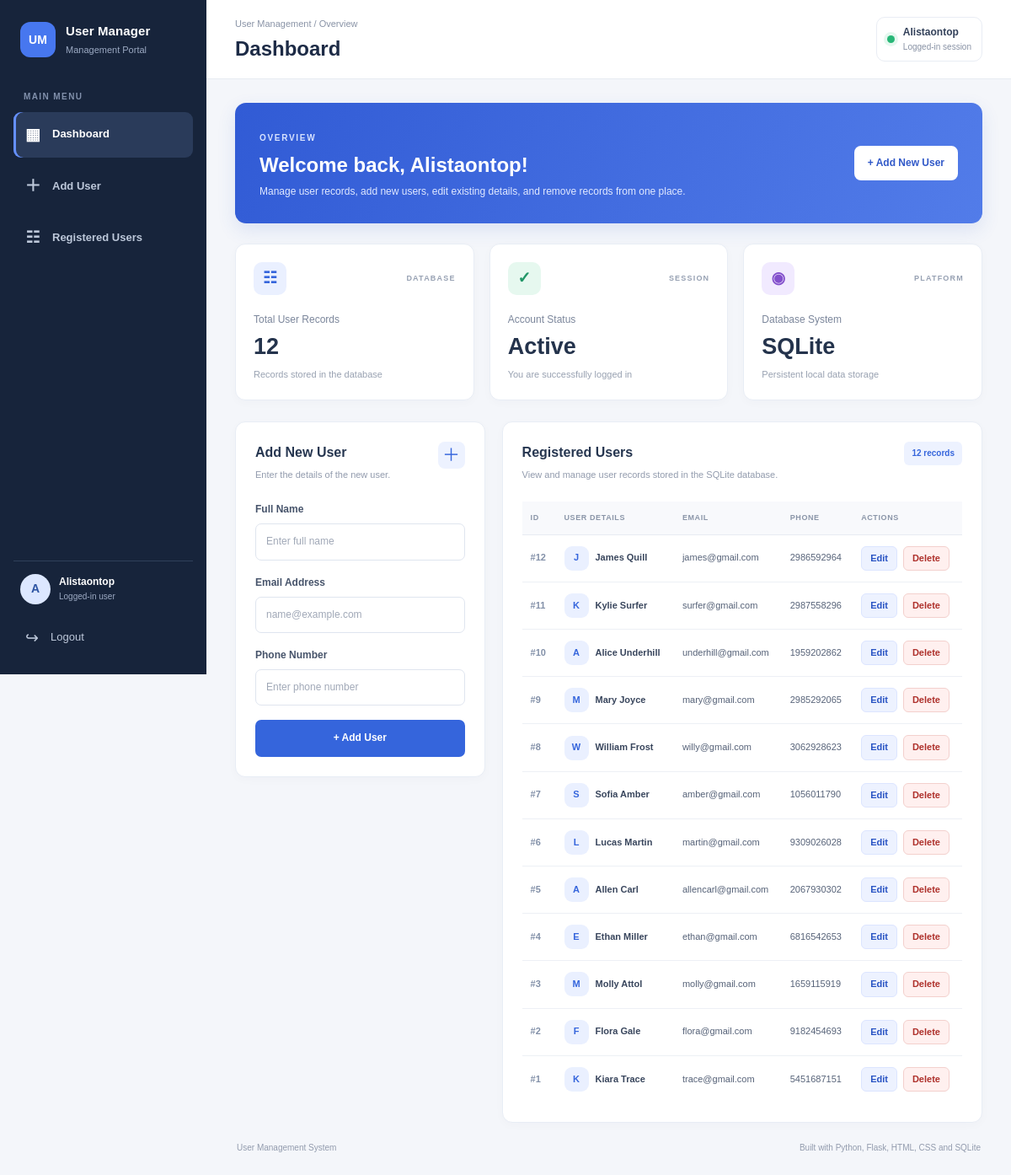
The app's page /dashboard (signed in), older data.
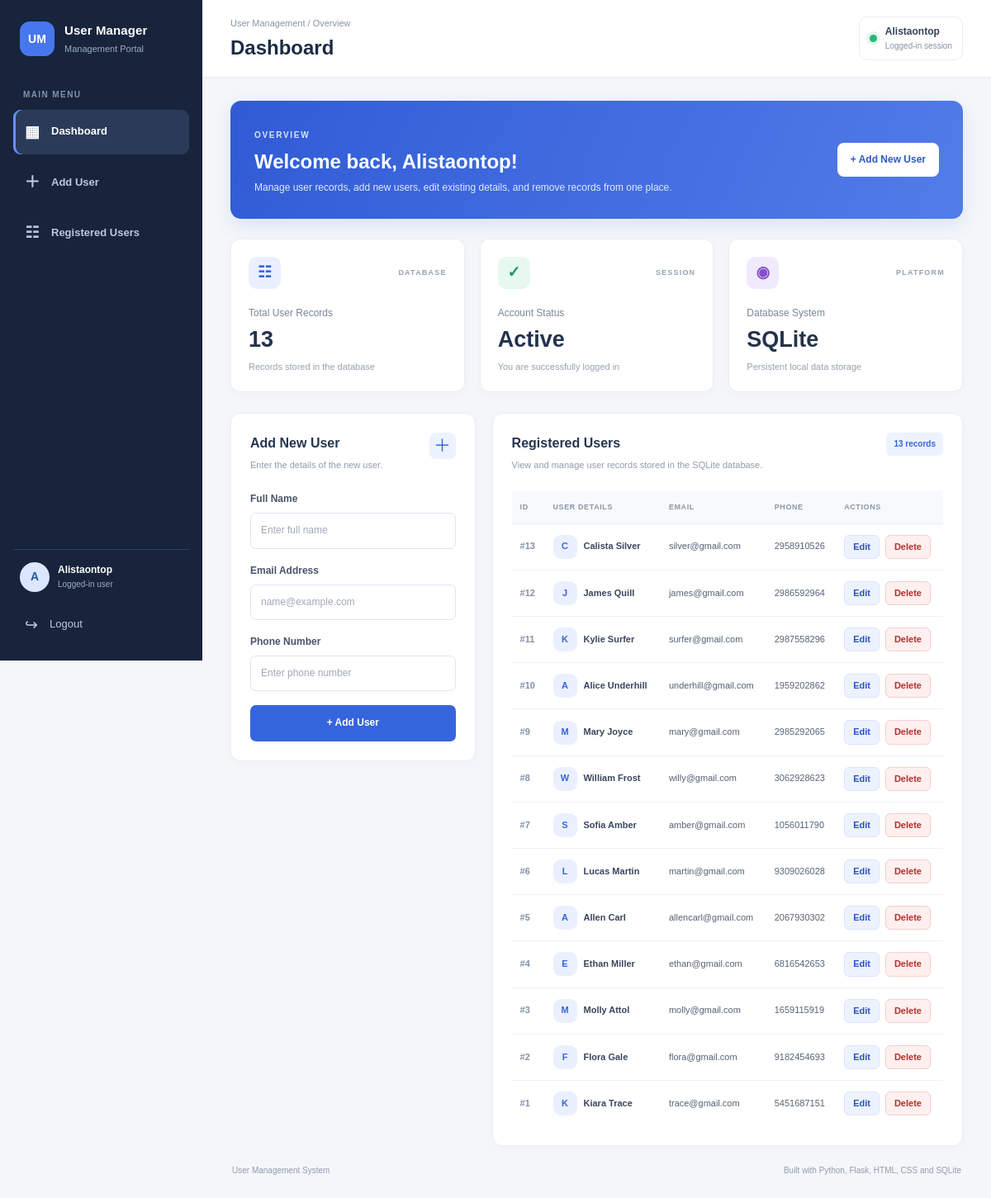
The same page, newer data.
### tables this page shows
CREATE TABLE users (
            id INTEGER PRIMARY KEY AUTOINCREMENT,
            name TEXT NOT NULL,
            email TEXT NOT NULL,
            phone TEXT NOT NULL
        );

### app.py (the view, shortened to what this page needs)
@app.route("/dashboard", methods=["GET", "POST"])
@login_required
def dashboard():
    return render_template(
        "dashboard.html",
        username=session["user"],
        users=get_all_users(),
    )

### app.py (called while the page is built)
def get_db_connection():
    connection = sqlite3.connect(DATABASE)
    connection.row_factory = sqlite3.Row
    return connection

def login_required(view_function):
    @wraps(view_function)
    def wrapped_view(*args, **kwargs):
        if not session.get("user"):
            flash(
                "Please log in to access this page.",
                "error",
            )
            return redirect(url_for("login"))
        return view_function(*args, **kwargs)
    return wrapped_view

def get_all_users():
    connection = get_db_connection()
    try:
        users = connection.execute("""
            SELECT id, name, email, phone
            FROM users
            ORDER BY id DESC
        """).fetchall()
        return users
    finally:
        connection.close()

### templates/dashboard.html (shortened to what the changed rows need)
<!DOCTYPE html>
<html lang="en">
<head>
    <link rel="stylesheet"
          href="{{ url_for('static', filename='style.css') }}">
</head>
<body class="dashboard-page">
    <div class="dashboard-layout">
        <main class="main-content">
            <header class="topbar">
                <div>
                    <h1>Dashboard</h1>
                </div>
            </header>
            <div class="dashboard-content" id="overview">
                <section class="welcome-banner">
                    <div>
                        <h2>Welcome back, {{ username }}!</h2>
                    </div>
                </section>
                <section class="stats-grid">
                    <article class="stat-card">
                        <div class="stat-card-top">
                            <span class="stat-icon blue-icon">☷</span>
                            <span class="stat-caption">DATABASE</span>
                        </div>
                        <p class="stat-title">Total User Records</p>
                        <h3>{{ users|length }}</h3>
                        <p class="stat-description">
                            Records stored in the database
                        </p>
                    </article>
                </section>
                <div class="dashboard-grid">
                    <section class="content-card" id="add-user">
                        <div class="card-heading">
                            <div>
                                <h2>Add New User</h2>
                            </div>
                        </div>
                    </section>
                    <section class="content-card users-card"
                             id="registered-users">
                        <div class="card-heading">
                            <div>
                                <h2>Registered Users</h2>
                                <p>
                                </p>
                            </div>
                            <span class="record-count">
                                {{ users|length }} records
                            </span>
                        </div>
                        {% if users %}
                            <div class="table-wrapper">
                                <table class="dashboard-table">
                                    <thead>
                                        <tr>
                                            <th>ID</th>
                                            <th>User Details</th>
                                            <th>Email</th>
                                            <th>Phone</th>
                                            <th>Actions</th>
                                        </tr>
                                    </thead>
                                    <tbody>
                                        {% for user in users %}
                                            <tr>
                                                <td>
                                                    <span class="user-id">
                                                        #{{ user["id"] }}
                                                    </span>
                                                </td>
                                                <td>
                                                    <div class="table-user">
                                                        <span class="table-avatar">
                                                            {% if user["name"] %}
                                                                {{ user["name"][0]|upper }}
                                                            {% else %}
                                                                U
                                                            {% endif %}
                                                        </span>
                                                        <strong>
                                                            {{ user["name"] }}
                                                        </strong>
                                                    </div>
                                                </td>
                                                <td class="email-cell">
                                                    {{ user["email"] }}
                                                </td>
                                                <td>
                                                    {{ user["phone"] }}
                                                </td>
                                                <td>
                                                    <div class="action-buttons">
                                                        <a
                                                            href="{{ url_for('edit_user', user_id=user['id']) }}"
                                                            class="action-button"
                                                            aria-label="Edit {{ user['name'] }}"
                                                        >
                                                            Edit
                                                        </a>
                                                        <form
                                                            action="{{ url_for('delete_user', user_id=user['id']) }}"
                                                            method="POST"
                                                            class="action-form"
                                                            onsubmit="return confirm('Are you sure you want to delete this user record? This action cannot be undone.');"
                                                        >
                                                            <button
                                                                type="submit"
                                                                class="action-button delete-button"
                                                            >
                                                                Delete
                                                            </button>
                                                        </form>
                                                    </div>
                                                </td>
                                            </tr>
                                        {% endfor %}
                                    </tbody>
                                </table>
                            </div>
                        {% endif %}
                    </section>
                </div>
            </div>
        </main>
    </div>
</body>
</html>

Row changes from the older to the newer data that the page shows:
added users: id "13", name "C", name "Calista Silver", email "silver@gmail.com", phone "2958910526"
Text that changed along with them:
{{ users|length }}: "12" → "13"
